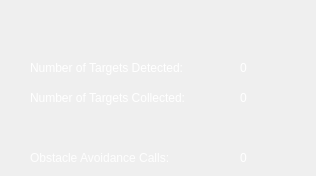
   <widget class="QWidget" name="stats_tab">
    <attribute name="title">
     <string>Task Status</string>
    </attribute>
    <widget class="QLabel" name="label_6">
     <property name="geometry">
      <rect>
       <x>30</x>
       <y>60</y>
       <width>201</width>
       <height>17</height>
      </rect>
     </property>
     <property name="text">
      <string>&lt;html&gt;&lt;head/&gt;&lt;body&gt;&lt;p&gt;&lt;span style=&quot; color:#ffffff;&quot;&gt;Number of Targets Detected:&lt;/span&gt;&lt;/p&gt;&lt;/body&gt;&lt;/html&gt;</string>
     </property>
    </widget>
    <widget class="QLabel" name="num_targets_detected_label">
     <property name="geometry">
      <rect>
       <x>240</x>
       <y>60</y>
       <width>67</width>
       <height>17</height>
      </rect>
     </property>
     <property name="text">
      <string>&lt;html&gt;&lt;head/&gt;&lt;body&gt;&lt;p&gt;&lt;span style=&quot; color:#ffffff;&quot;&gt;0&lt;/span&gt;&lt;/p&gt;&lt;/body&gt;&lt;/html&gt;</string>
     </property>
    </widget>
    <widget class="QLabel" name="label_8">
     <property name="geometry">
      <rect>
       <x>30</x>
       <y>90</y>
       <width>201</width>
       <height>17</height>
      </rect>
     </property>
     <property name="text">
      <string>&lt;html&gt;&lt;head/&gt;&lt;body&gt;&lt;p&gt;&lt;span style=&quot; color:#ffffff;&quot;&gt;Number of Targets Collected:&lt;/span&gt;&lt;/p&gt;&lt;/body&gt;&lt;/html&gt;</string>
     </property>
    </widget>
    <widget class="QLabel" name="num_targets_collected_label">
     <property name="geometry">
      <rect>
       <x>240</x>
       <y>90</y>
       <width>67</width>
       <height>17</height>
      </rect>
     </property>
     <property name="text">
      <string>&lt;html&gt;&lt;head/&gt;&lt;body&gt;&lt;p&gt;&lt;span style=&quot; color:#ffffff;&quot;&gt;0&lt;/span&gt;&lt;/p&gt;&lt;/body&gt;&lt;/html&gt;</string>
     </property>
    </widget>
    <widget class="QLabel" name="label_9">
     <property name="geometry">
      <rect>
       <x>30</x>
       <y>150</y>
       <width>181</width>
       <height>17</height>
      </rect>
     </property>
     <property name="text">
      <string>&lt;html&gt;&lt;head/&gt;&lt;body&gt;&lt;p&gt;&lt;span style=&quot; color:#fefefe;&quot;&gt;Obstacle Avoidance Calls:&lt;/span&gt;&lt;/p&gt;&lt;/body&gt;&lt;/html&gt;</string>
     </property>
    </widget>
    <widget class="QLabel" name="perc_of_time_avoiding_obstacles">
     <property name="geometry">
      <rect>
       <x>240</x>
       <y>150</y>
       <width>67</width>
       <height>17</height>
      </rect>
     </property>
     <property name="text">
      <string>&lt;html&gt;&lt;head/&gt;&lt;body&gt;&lt;p&gt;&lt;span style=&quot; color:#ffffff;&quot;&gt;0&lt;/span&gt;&lt;/p&gt;&lt;/body&gt;&lt;/html&gt;</string>
     </property>
    </widget>
   </widget>
